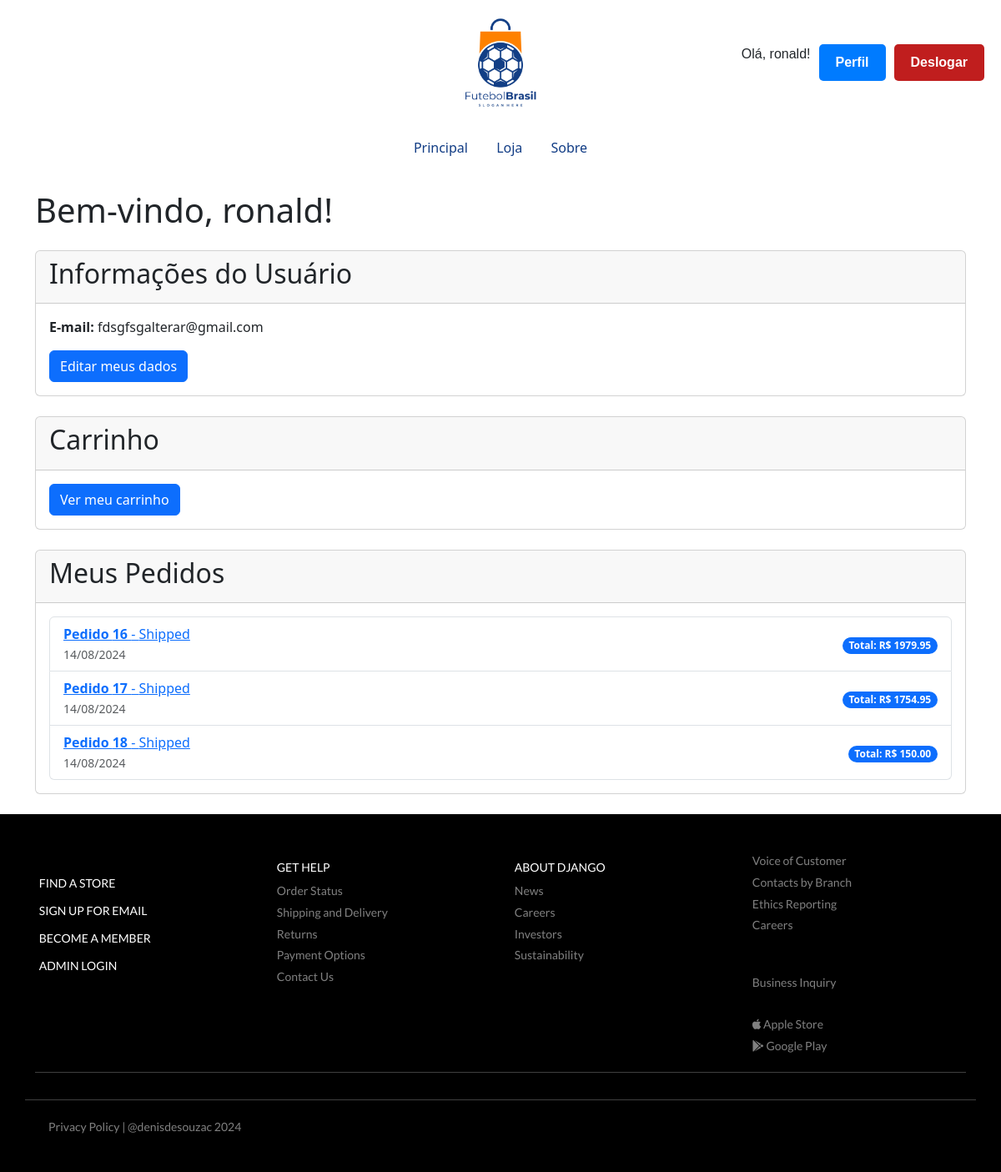
Page /perfil/ (signed in) on the committed database.
### store/models.py (models this page shows, shortened)
class Order(models.Model):
    order_date = models.DateTimeField(auto_now_add=True)
    status = models.CharField(max_length=20, choices=[('pending', 'Pending'), ('shipped', 'Shipped'), ('delivered', 'Delivered'), ('cancelled', 'Cancelled')])
    client = models.ForeignKey(Client, on_delete=models.CASCADE, related_name='orders')
    delivery_address = models.CharField(max_length=200, blank=True)
    def get_total_price(self):
        return sum(item.total_price for item in self.order_items.all())

class OrderItem(models.Model):
    order = models.ForeignKey(Order, on_delete=models.CASCADE, related_name='order_items')
    product = models.ForeignKey(Product, on_delete=models.CASCADE, related_name='order_items')
    quantity = models.IntegerField(default=1)
    unit_price = models.DecimalField(max_digits=10, decimal_places=2, default=0.00)
    total_price = models.DecimalField(max_digits=10, decimal_places=2, default=0.00)

### store/views.py (the view)
# urls.py: path('perfil/', views.perfil_view, name='perfil'),
@login_required
def perfil_view(request):
    user = request.user
    orders = Order.objects.filter(client=user.client)
    return render(request, 'perfil.html', {
        'user': user,
        'orders': orders
    })

### store/templates/perfil.html (shortened to what this page needs)
{% extends "base.html" %}
{% block conteudo %}
    <div class="container mt-4">
        <h1 class="mb-4">Bem-vindo, {{ user.first_name }}!</h1>
        <div class="card mb-4">
            <div class="card-header">
                <h2>Informações do Usuário</h2>
            </div>
            <div class="card-body">
                <p><strong>E-mail:</strong> {{ user.email }}</p>
                <a href="{% url 'editar_conta' %}" class="btn btn-primary">Editar meus dados</a>
            </div>
        </div>
        <div class="card mb-4">
            <div class="card-header">
                <h2>Carrinho</h2>
            </div>
            <div class="card-body">
                <a href="{% url 'carrinho' %}" class="btn btn-primary">Ver meu carrinho</a>
            </div>
        </div>
        <div class="card mb-4">
            <div class="card-header">
                <h2>Meus Pedidos</h2>
            </div>
            <div class="card-body">
                {% if orders %}
                    <ul class="list-group">
                        {% for order in orders %}
                            <li class="list-group-item d-flex justify-content-between align-items-center">
                                <div>
                                    <a href="{% url 'order_detail' order.id %}">
                                        <strong>Pedido {{ order.id }}</strong> - {{ order.get_status_display }}
                                    </a>
                                    <br>
                                    <small class="text-muted">{{ order.order_date|date:"d/m/Y" }}</small>
                                </div>
                                <div>
                                    <span class="badge bg-primary rounded-pill">
                                        Total: R$ {{ order.get_total_price }}
                                    </span>
                                </div>
                            </li>
                        {% endfor %}
                    </ul>
                {% else %}
                    <p>Você ainda não fez nenhum pedido.</p>
                {% endif %}
            </div>
        </div>
    </div>
{% endblock %}

### store/templates/header.html (shortened to what this page needs)
<!DOCTYPE html>
<html lang="pt-br">
<head>
    {% load static %}
    <link rel="stylesheet" href="{% static 'style.css' %}">
</head>
<body>
    <header>
        <img src="/media/logo.jpg" alt="">
        <div class="botao-container">
            {% if user.is_authenticated %}
                <span class="nome-usuario">Olá, {{ user.first_name }}!</span>
                <a href="{% url 'perfil' %}" class="botao logar">Perfil</a>
                <a href="{% url 'logout' %}" class="botao deslogar">Deslogar</a>
            {% else %}
            <a href="{% url 'login' %}" class="botao logar">Logar</a>
            <a href="{% url 'signup' %}" class="botao cadastre-se">Cadastre-se</a>
            {% endif %}
        </div>
    </header>
</body>
</html>

### staticfiles/style.css (style rules this page uses)
header { font-family: Arial, sans-serif; display: flex; justify-content: center; align-items: center; height: 150px; background-color: #ffffff; margin: 0; position: relative; }
header img { height: 150px; width: 150px; }
.botao-container { position: absolute; right: 20px; top: 50%; transform: translateY(-50%); display: flex; gap: 10px; }
.botao { padding: 6px 12px; font-size: 16px; border: none; border-radius: 5px; cursor: pointer; transition: background-color 0.3s ease; }
.logar { background-color: #4CAF50; color: white; }
.deslogar { background-color: #c01e1e; color: white; }
ul { list-style-type: none; padding: 0; margin: 0; }
.botao { padding: 10px 20px; border: none; border-radius: 5px; color: #fff; text-align: center; cursor: pointer; text-decoration: none; font-weight: bold; }
.botao.logar { background-color: #007bff; }
.btn-primary { background-color: #007bff; border-color: #007bff; color: #fff; }

### rows in the picture
Order: id "16", status "Shipped", order_date "14/08/2024", get_total_price "1979.95"
Order: id "17", status "Shipped", order_date "14/08/2024", get_total_price "1754.95"
Order: id "18", status "Shipped", order_date "14/08/2024", get_total_price "150.00"

### other values in the picture
{{ user.first_name }} "ronald"
{{ user.email }} "fdsgfsgalterar@gmail.com"
